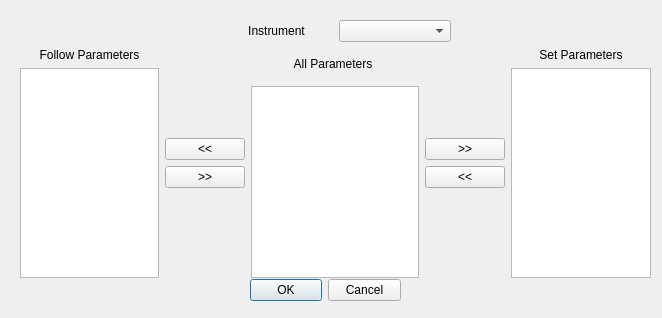
<?xml version="1.0" encoding="UTF-8"?>
<ui version="4.0">
 <class>editParameter</class>
 <widget class="QDialog" name="editParameter">
  <property name="geometry">
   <rect>
    <x>0</x>
    <y>0</y>
    <width>662</width>
    <height>318</height>
   </rect>
  </property>
  <property name="windowTitle">
   <string>Dialog</string>
  </property>
  <widget class="QDialogButtonBox" name="buttonBox">
   <property name="geometry">
    <rect>
     <x>250</x>
     <y>270</y>
     <width>151</width>
     <height>41</height>
    </rect>
   </property>
   <property name="orientation">
    <enum>Qt::Horizontal</enum>
   </property>
   <property name="standardButtons">
    <set>QDialogButtonBox::Cancel|QDialogButtonBox::Ok</set>
   </property>
  </widget>
  <widget class="QWidget" name="verticalLayoutWidget">
   <property name="geometry">
    <rect>
     <x>20</x>
     <y>20</y>
     <width>631</width>
     <height>258</height>
    </rect>
   </property>
   <layout class="QVBoxLayout" name="verticalLayout">
    <item>
     <layout class="QHBoxLayout" name="instrumentLayout">
      <item>
       <spacer name="horizontalSpacer">
        <property name="orientation">
         <enum>Qt::Horizontal</enum>
        </property>
        <property name="sizeType">
         <enum>QSizePolicy::Fixed</enum>
        </property>
        <property name="sizeHint" stdset="0">
         <size>
          <width>200</width>
          <height>20</height>
         </size>
        </property>
       </spacer>
      </item>
      <item>
       <widget class="QLabel" name="instrumentLabel">
        <property name="text">
         <string>Instrument</string>
        </property>
        <property name="alignment">
         <set>Qt::AlignCenter</set>
        </property>
       </widget>
      </item>
      <item>
       <widget class="QComboBox" name="instrumentBox"/>
      </item>
      <item>
       <spacer name="horizontalSpacer_2">
        <property name="orientation">
         <enum>Qt::Horizontal</enum>
        </property>
        <property name="sizeType">
         <enum>QSizePolicy::Fixed</enum>
        </property>
        <property name="sizeHint" stdset="0">
         <size>
          <width>200</width>
          <height>20</height>
         </size>
        </property>
       </spacer>
      </item>
     </layout>
    </item>
    <item>
     <layout class="QHBoxLayout" name="paramsLayout">
      <item>
       <layout class="QVBoxLayout" name="followParamsLayout">
        <item>
         <widget class="QLabel" name="followParamsLabel">
          <property name="text">
           <string>Follow Parameters</string>
          </property>
          <property name="alignment">
           <set>Qt::AlignCenter</set>
          </property>
         </widget>
        </item>
        <item>
         <widget class="QListWidget" name="followParamsWidget"/>
        </item>
       </layout>
      </item>
      <item>
       <layout class="QVBoxLayout" name="followButtonLayout">
        <property name="sizeConstraint">
         <enum>QLayout::SetDefaultConstraint</enum>
        </property>
        <item>
         <spacer name="topVerticalSpacer">
          <property name="orientation">
           <enum>Qt::Vertical</enum>
          </property>
          <property name="sizeHint" stdset="0">
           <size>
            <width>20</width>
            <height>40</height>
           </size>
          </property>
         </spacer>
        </item>
        <item>
         <widget class="QPushButton" name="addFollowButton">
          <property name="sizePolicy">
           <sizepolicy hsizetype="MinimumExpanding" vsizetype="Fixed">
            <horstretch>0</horstretch>
            <verstretch>0</verstretch>
           </sizepolicy>
          </property>
          <property name="text">
           <string>&lt;&lt;</string>
          </property>
         </widget>
        </item>
        <item>
         <widget class="QPushButton" name="delFollowButton">
          <property name="text">
           <string>&gt;&gt;</string>
          </property>
         </widget>
        </item>
        <item>
         <spacer name="verticalSpacer_2">
          <property name="orientation">
           <enum>Qt::Vertical</enum>
          </property>
          <property name="sizeHint" stdset="0">
           <size>
            <width>20</width>
            <height>40</height>
           </size>
          </property>
         </spacer>
        </item>
       </layout>
      </item>
      <item>
       <layout class="QVBoxLayout" name="allParamsLayout">
        <item>
         <widget class="QLabel" name="allParamsLabel">
          <property name="text">
           <string>             All Parameters              </string>
          </property>
          <property name="alignment">
           <set>Qt::AlignCenter</set>
          </property>
         </widget>
        </item>
        <item>
         <widget class="QListWidget" name="allParamsWidget">
          <property name="sizePolicy">
           <sizepolicy hsizetype="Preferred" vsizetype="Fixed">
            <horstretch>0</horstretch>
            <verstretch>0</verstretch>
           </sizepolicy>
          </property>
         </widget>
        </item>
       </layout>
      </item>
      <item>
       <layout class="QVBoxLayout" name="setButtonLayout">
        <item>
         <spacer name="verticalSpacer_3">
          <property name="orientation">
           <enum>Qt::Vertical</enum>
          </property>
          <property name="sizeHint" stdset="0">
           <size>
            <width>20</width>
            <height>40</height>
           </size>
          </property>
         </spacer>
        </item>
        <item>
         <widget class="QPushButton" name="addSetButton">
          <property name="text">
           <string>&gt;&gt;</string>
          </property>
         </widget>
        </item>
        <item>
         <widget class="QPushButton" name="delSetButton">
          <property name="text">
           <string>&lt;&lt;</string>
          </property>
         </widget>
        </item>
        <item>
         <spacer name="verticalSpacer">
          <property name="orientation">
           <enum>Qt::Vertical</enum>
          </property>
          <property name="sizeHint" stdset="0">
           <size>
            <width>20</width>
            <height>40</height>
           </size>
          </property>
         </spacer>
        </item>
       </layout>
      </item>
      <item>
       <layout class="QVBoxLayout" name="setParamLayout">
        <item>
         <widget class="QLabel" name="setParamsLabel">
          <property name="text">
           <string>Set Parameters</string>
          </property>
          <property name="alignment">
           <set>Qt::AlignCenter</set>
          </property>
         </widget>
        </item>
        <item>
         <widget class="QListWidget" name="setParamsWidget"/>
        </item>
       </layout>
      </item>
     </layout>
    </item>
   </layout>
  </widget>
 </widget>
 <resources/>
 <connections>
  <connection>
   <sender>buttonBox</sender>
   <signal>accepted()</signal>
   <receiver>editParameter</receiver>
   <slot>accept()</slot>
   <hints>
    <hint type="sourcelabel">
     <x>248</x>
     <y>254</y>
    </hint>
    <hint type="destinationlabel">
     <x>157</x>
     <y>274</y>
    </hint>
   </hints>
  </connection>
  <connection>
   <sender>buttonBox</sender>
   <signal>rejected()</signal>
   <receiver>editParameter</receiver>
   <slot>reject()</slot>
   <hints>
    <hint type="sourcelabel">
     <x>316</x>
     <y>260</y>
    </hint>
    <hint type="destinationlabel">
     <x>286</x>
     <y>274</y>
    </hint>
   </hints>
  </connection>
 </connections>
</ui>
